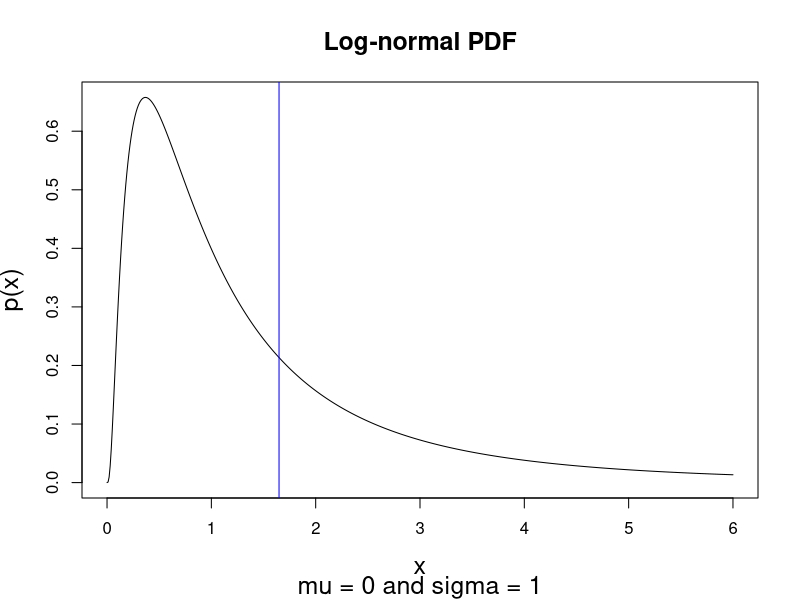
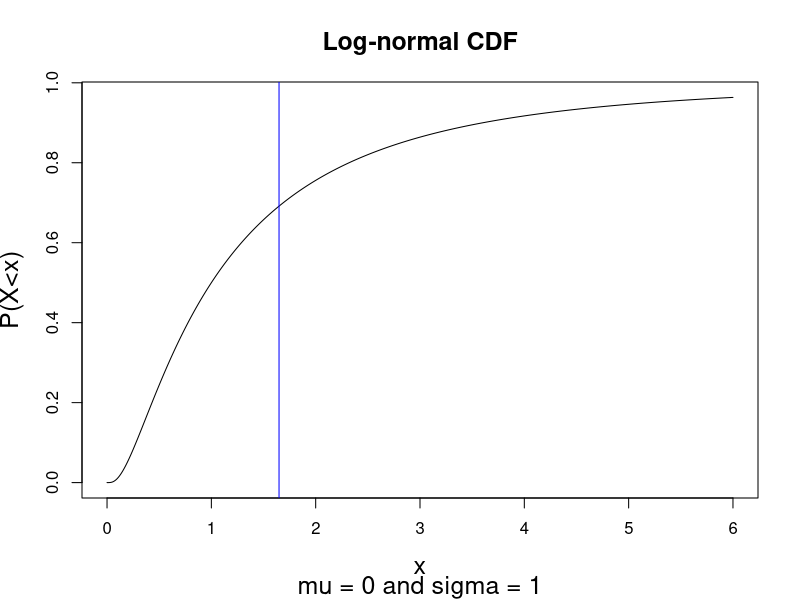
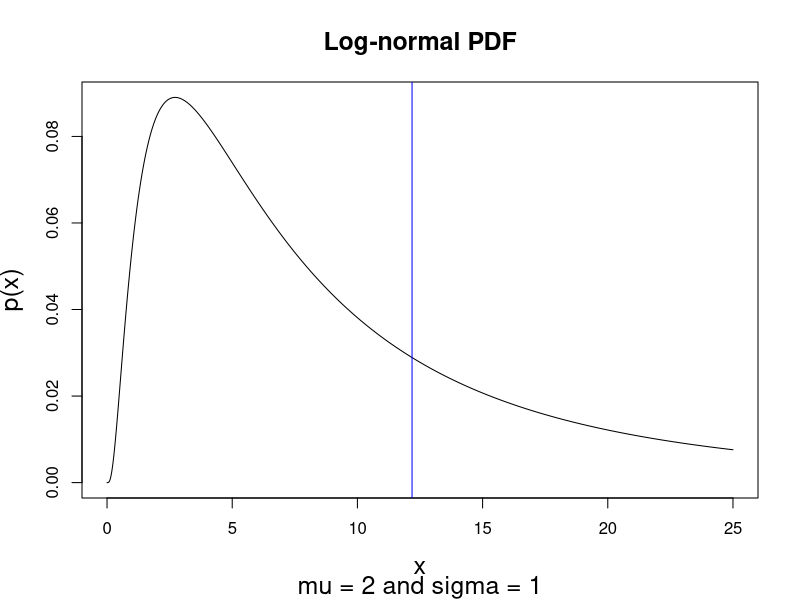
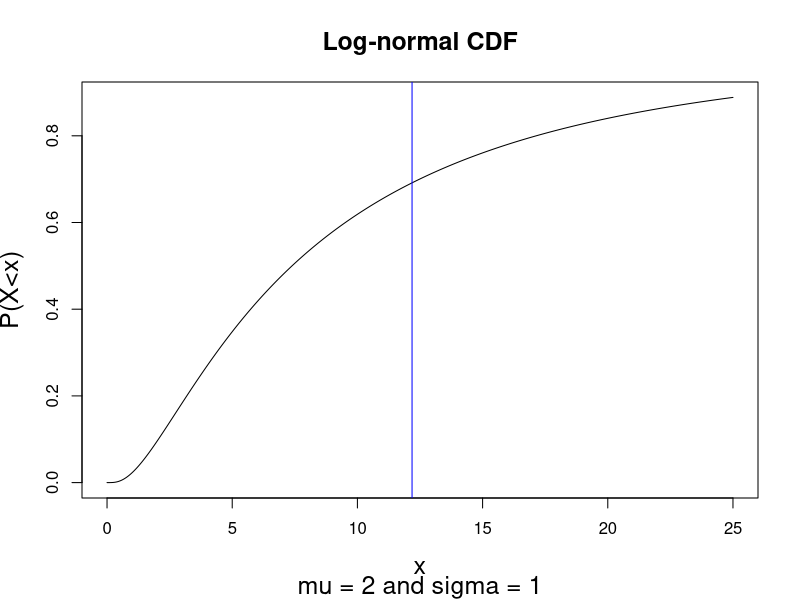

The R script that drew these images, in order:
# part a):
m <- 0 # mean of log
s <- 1 # standard deviation of log
dx <- 0.01 # sub-interval size
xq <- seq(0, 6, by=dx)

# plot the log-normal PDF
pdf = dlnorm(xq, m, s, log = FALSE)
plot(xq, pdf, type="l", main="Log-normal PDF",
     sub=paste("mu =",m,"and sigma =",s),
     xlab="x", ylab="p(x)",
     cex.lab=1.5, cex.axis=1.0, cex.main=1.5, cex.sub=1.5)
abline(v=exp(m + 0.5*s^2),col="blue",lwd=1)
# plot the log-normal CDF
cdf = plnorm(xq, m, s, log = FALSE)
plot(xq, cdf, type="l", main="Log-normal CDF",
     sub=paste("mu =",m,"and sigma =",s),
     xlab="x", ylab="P(X<x)",
     cex.lab=1.5, cex.axis=1.0, cex.main=1.5, cex.sub=1.5)
abline(v=exp(m + 0.5*s^2),col="blue",lwd=1)

# part b):
ub <- 500 # upper bound for numerical integral
sample <- seq(0, ub, by=dx)
# initialize matrix of integrand values
intq <- matrix(0, nrow=2, ncol=length(sample)) 
intq[1,] <- dlnorm(sample, m, s, log = FALSE)
intq[2,] <- sample*intq[1,]
# composite trapezoidal rule simultaneously for both integrals
intb <- dx*intq[,1]/2
for (i in 2:(length(sample)-1)) {
  intb <- intb + dx*intq[,i]
}
intb <- intb + (dx*intq[,length(sample)]/2)

# part c):
m <- 2 # mean of log
s <- 1 # standard deviation of log
dx <- 0.01 # sub-interval size
xq <- seq(0, 25, by=dx)

# plot the log-normal PDF
pdf = dlnorm(xq, m, s, log = FALSE)
plot(xq, pdf, type="l", main="Log-normal PDF",
     sub=paste("mu =",m,"and sigma =",s),
     xlab="x", ylab="p(x)",
     cex.lab=1.5, cex.axis=1.0, cex.main=1.5, cex.sub=1.5)
abline(v=exp(m + 0.5*s^2),col="blue",lwd=1)
# plot the log-normal CDF
cdf = plnorm(xq, m, s, log = FALSE)
plot(xq, cdf, type="l", main="Log-normal CDF",
     sub=paste("mu =",m,"and sigma =",s),
     xlab="x", ylab="P(X<x)",
     cex.lab=1.5, cex.axis=1.0, cex.main=1.5, cex.sub=1.5)
abline(v=exp(m + 0.5*s^2),col="blue",lwd=1)

# part d):
ud <- 2000 # upper bound for numerical integral
sample <- seq(0, ud, by=dx)
# initialize matrix of integrand values
intq <- matrix(0, nrow=2, ncol=length(sample)) 
intq[1,] <- dlnorm(sample, m, s, log = FALSE)
intq[2,] <- sample*intq[1,]
# composite trapezoidal rule simultaneously for both integrals
intd <- dx*intq[,1]/2
for (i in 2:(length(sample)-1)) {
  intd <- intd + dx*intq[,i]
}
intd <- intd + (dx*intq[,length(sample)]/2)

# results
# from part (b)
print(ub/dx) # print number of elements for integral
print(intb)
# from part (d)
print(ud/dx) # print number of elements for integral
print(intd)